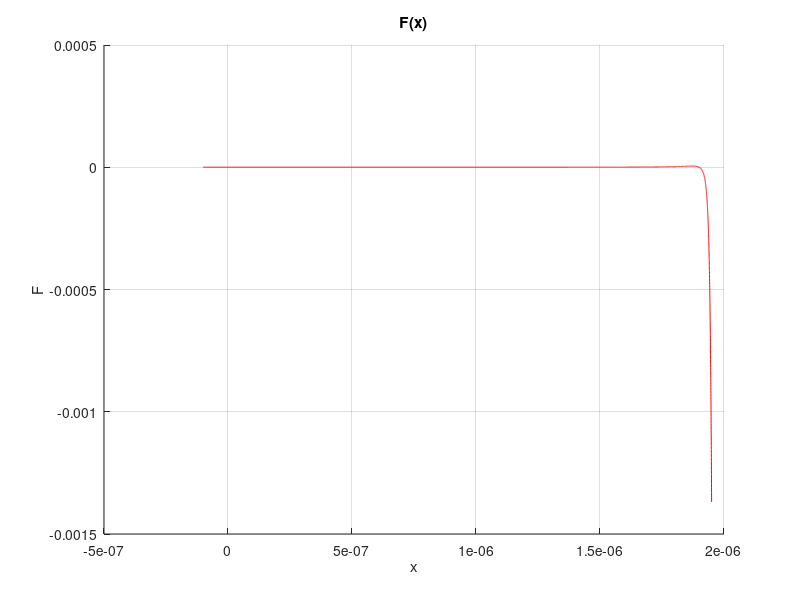
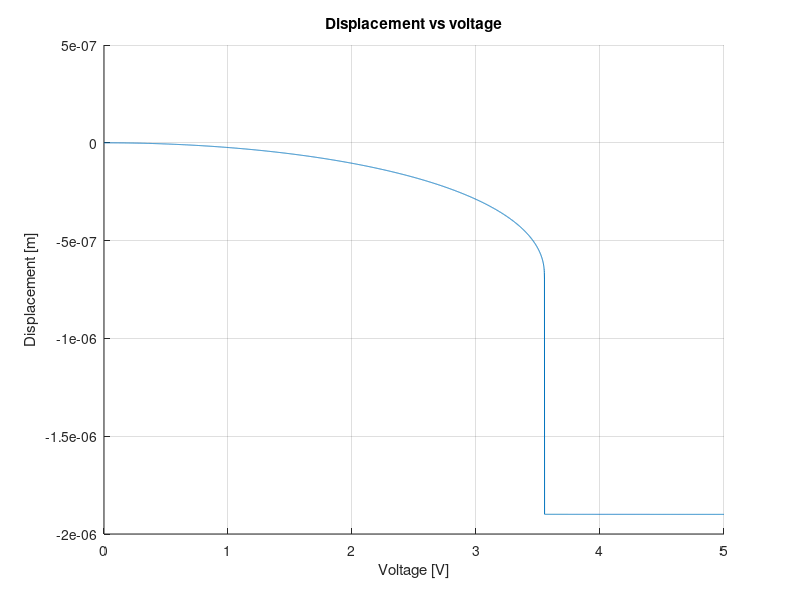
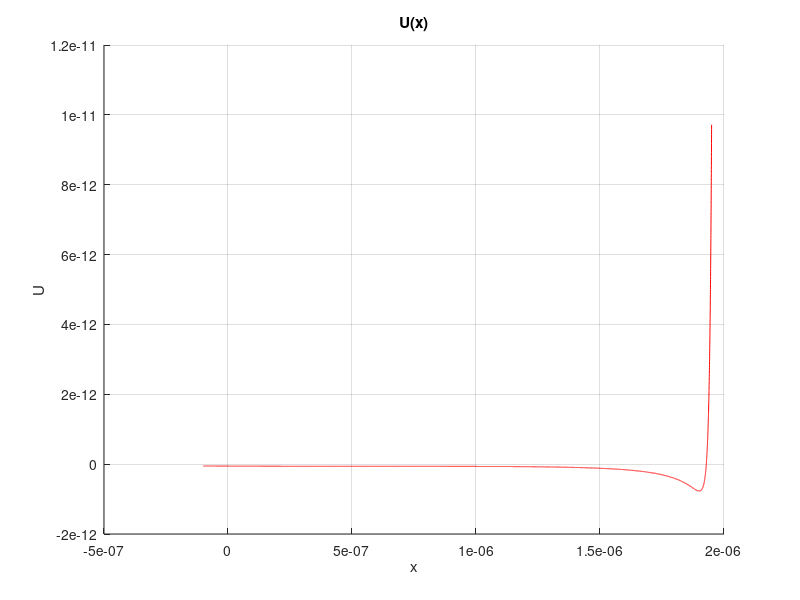

Reproduce these figures in MATLAB, in order.
%Constants
    clear all; format compact; format long g;
    K = 0.0941780821917766; %Stiffness
    gap = 2e-6; %Initial gap between plates
    permittivity = 8.854e-12; %Permittivity of the medium
    length = 100e-6; %Overlapping length of the plates
    thickness = 20e-6; %layer thickness of the plates
    B = permittivity*length*thickness; %Constant
    V = 3.56; %Applied voltage difference between plates
    tic
    
%Contact parameter
    x0 = 1.9e-6;
    %U_spring = (1/2*K*x0.^2);
    %U_capacitor = (-1/2*B*V^2 ./ (gap-x0));
    %C = (U_spring + U_capacitor) / (gap-x0).^-6;
    
%Force
    x = [-0.1:0.0001:1.95]*1e-6; 
    C = (K*x0 - (1/2*B*V^2)/(gap-x0)^2) / (6*(gap-x0)^-7);
    F_spring = -K*x;
    F_capacitor = 1/2*B*V^2./(gap-x).^2;
    F_contact = 6*C*abs(gap-x).^-7;
    figure(2); 
    %clf; 
    grid on; hold on;
    %plot(x, F_contact, 'b');
    %plot(x, F_spring, 'r');
    %plot(x, F_capacitor, 'm');
    plot(x, F_spring +  F_capacitor + F_contact, 'r'); title('F(x)'); xlabel('x'); ylabel('F');
    
%Potential
    U_spring = 1/2*K*x.^2;
    U_capacitor = -1/2*B*V^2./(gap-x);
    U_contact = -C*(gap-x).^-6;
    figure(10); 
    %clf; 
    grid on; hold on;
    %plot(x, U_contact, 'b'); plot(x, U_spring, 'r'); plot(x, U_capacitor, 'm'); 
    plot(x, U_spring +  U_capacitor + U_contact, 'r'); title('U(x)'); xlabel('x'); ylabel('U');

j = 0;
for V = 0 : .001: 5    
    j = j + 1; %plot data index
    

%Newton solver
    C = (-K*x0 - (1/2*B*V^2)/(gap-x0)^2) / -(6*(gap-x0)^-7);
    x = gap * 0; %Initial guess
    delta_x = 0.00001e-6;
    iter = 0;
    while (abs(delta_x)) >= 1e-12 && iter < 200
      x = x - delta_x;
      F =  -K*x -    1/2*B*V^2*(gap+x)^-2 -     (6*-C*(gap+x).^-7 ); %sum of forces to zero out to find x
      dF = -K   - 2*1/2*B*V^2*(gap+x)^-3 -  -7*(6*-C*(gap+x).^-8 ); %dF = slope = delta_F / delta_x
      %F = -K*x - 1e-9;  dF = -K;
      delta_x = dF\F;
      iter = iter + 1;
    end
    FF(j) = K*x   +   1*-1/2*B*V^2./(gap-x).^2  +   (-6*-C*(gap-x).^-7);
%    x, V
    VV(j) = V;
    xx(j) = x;
end
figure(4); clf; grid on; hold on; plot(VV,xx); 
title('Displacement vs voltage'); xlabel('Voltage [V]'); ylabel('Displacement [m]');
%figure(5); clf; grid on; hold on; plot(xx,FF); 
%title('x vs F'); xlabel('x'); ylabel('F');
%iter
x
F
toc
